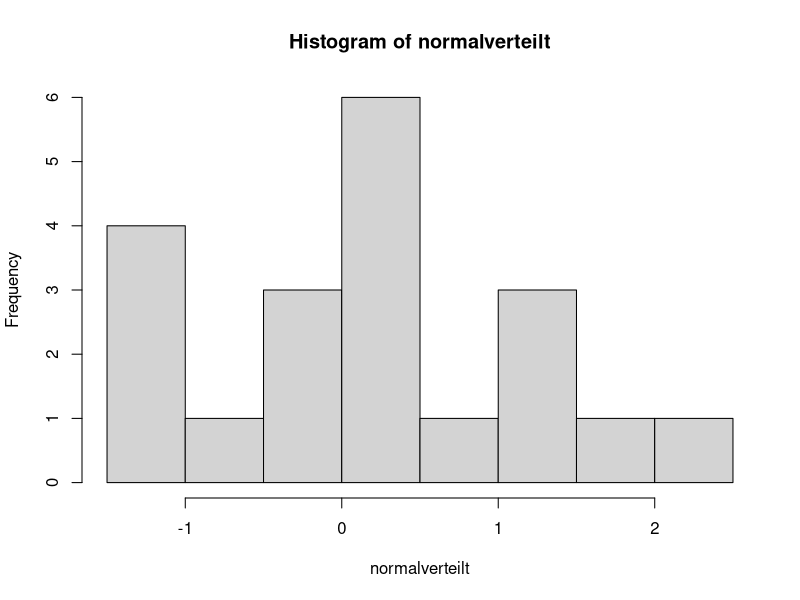

Recreate this plot in R.
## ---- chunk 1
tehilla = 54
tehilla

age_obj = 35
age_obj_2 = 1
Ich_werde_nächstes_Jahr_X_sein =  age_obj + age_obj_2
Ich_werde_nächstes_Jahr_X_sein

## ---- chunk 2
# Adding two numeric vectors element-wise
vector1 <- c(1, 2, 3, 4, 5)
vector2 <- c(6, 7, 8, 9, 10)
result_vector <- vector1 + vector2
print(result_vector)
## ---- chunk 3
numerischer_vektor = c(1, 2, 3, 4, 5)
character_vektor = c("Apfel", "Banane", "Kirsche")
## ---- chunk 4
x = 5    # numerisch, speziell eine Ganzzahl
y = 5.5  # numerisch, speziell eine Dezimalzahl
z = x*y  # numeric, specifically a double. a multiplication of x and y
typeof(z)
## ---- chunk 5
name = "John Doe"
name

name_empty = "insert your name"
name_empty
## ---- chunk 6
flag = TRUE
flag

is_dog_a_cat =  FALSE
is_dog_a_cat

3>4
3==4
3<4
## ---- chunk 7
geschlecht = factor(c("Männlich", "Weiblich", "Weiblich", "Männlich"))

geschlecht
## ---- chunk 8
# Erstellen Sie zwei numerische Vektoren
vektor1 <- c(1, 2, 3)
vektor2 <- c(4, 5, 6)

# Kombinieren Sie die Vektoren, um eine Matrix zu erstellen
matrix1 <- cbind(vektor1, vektor2)
print(matrix1)
## ---- chunk 9
meine_liste = list(name = "Alice", alter = 25, punkte = c(85, 90, 92))
meine_liste
## ---- chunk 10
# Einen numerischen Vektor erstellen
zahlen = c(5, 10, 15, 20, 25)

# Die Funktion c() wird sehr oft verwendet. Sie fügt Elemente zu einem Vektor zusammen.
zahlen
## ---- chunk 11
# Den Mittelwert berechnen
durchschnitt = mean(zahlen)

# Das Ergebnis ausgeben
print(durchschnitt)
## ---- chunk 12
seq(from = 1, to = 10, by = 1)
seq(from = 1, to = 10, length.out = 5)
## ---- chunk 13
rnorm(n = 20, mean = 0, sd = 1) 
## ---- chunk 14
normalverteilt = rnorm(n = 20, mean = 0, sd = 1)
hist(normalverteilt) 
## ---- chunk 15
# Addition
ergebnis_addition <- 5 + 3
print(ergebnis_addition)

# Subtraktion
ergebnis_subtraktion <- 10 - 4
print(ergebnis_subtraktion)

# Multiplikation
ergebnis_multiplikation <- 6 * 7
print(ergebnis_multiplikation)

# Division
ergebnis_division <- 15 / 3
print(ergebnis_division)

# Potenzierung
ergebnis_potenzierung <- 2^3
print(ergebnis_potenzierung)
## ---- chunk 16
# Werte Variablen zu
x <- 5
y <- 3

# Berechnungen mit Variablen durchführen
ergebnis_summe <- x + y
ergebnis_differenz <- x - y

# Ergebnisse ausgeben
print(ergebnis_summe)
print(ergebnis_differenz)
## ---- chunk 17
# Vektoren erstellen
vektor1 <- c(1, 2, 3, 4, 5)
vektor2 <- c(6, 7, 8, 9, 10)

# Vektoren elementweise addieren
vektor_summe <- vektor1 + vektor2
print(vektor_summe)

# Vektoren elementweise multiplizieren
vektor_produkt <- vektor1 * vektor2
print(vektor_produkt)

## ---- chunk 18
# Eine Sequenz von Zahlen generieren
sequenz <- 1:10
print(sequenz)

# Eine Sequenz mit festgelegtem Schritt erstellen
sequenz_schritt <- seq(1, 10, by = 2)
print(sequenz_schritt)
## ---- chunk 19
# Die Quadratwurzel berechnen
sqrt_ergebnis <- sqrt(25)
print(sqrt_ergebnis)

# Den absoluten Wert berechnen
absolutwert <- abs(-10)
print(absolutwert)

# Das Maximum und Minimum finden
maximalwert <- max(3, 7, 1, 8, 5)
minimalwert <- min(3, 7, 1, 8, 5)
print(maximalwert)
print(minimalwert)

